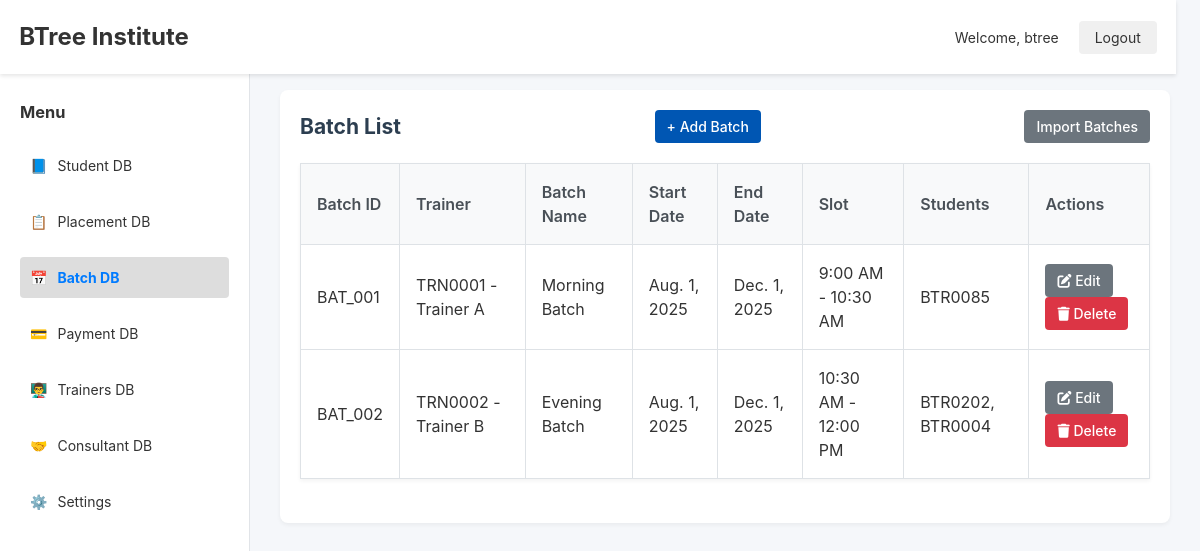
The page /batches/ (signed in) on the database its author committed.
### accounts/models.py (models this page shows, shortened)
class CustomUser(AbstractBaseUser, PermissionsMixin):
    ROLE_CHOICES = [
        ('admin', 'Admin'),
        ('staff', 'Staff'),
        ('placement', 'Placement'),
        ('trainer', 'Trainer'),
        ('student', 'Student'),
        ('batch_coordination', 'Batch Coordination'),
        ('consultant', 'Consultant'),
    ]
    email = models.EmailField(unique=True)
    name = models.CharField(max_length=100)
    role = models.CharField(max_length=30, choices=ROLE_CHOICES)
    is_active = models.BooleanField(default=True)
    is_staff = models.BooleanField(default=False)
    is_superuser = models.BooleanField(default=False)
    objects = CustomUserManager()
    USERNAME_FIELD = 'email'
    REQUIRED_FIELDS = ['name',]

### batchdb/models.py (models this page shows, shortened)
class Batch(models.Model):
    SLOT_CHOICES = [
        ('9-10.30', '9:00 AM - 10:30 AM'),
        ('10.30-12', '10:30 AM - 12:00 PM'),
        ('12-1.30', '12:00 PM - 1:30 PM'),
        ('3-4.30', '3:00 PM - 4:30 PM'),
        ('4.30-6', '4:30 PM - 6:00 PM'),
    ]
    batch_id = models.CharField(max_length=50, unique=True, blank=True)
    batch_name = models.CharField(max_length=100)
    trainer = models.ForeignKey(Trainer, on_delete=models.SET_NULL, null=True)
    start_date = models.DateField()
    end_date = models.DateField()
    slot = models.CharField(max_length=20, choices=SLOT_CHOICES)
    students = models.ManyToManyField('studentsdb.Student', related_name='batches')

### trainersdb/models.py (models this page shows, shortened)
class Trainer(models.Model):
    TRAINER_TYPE_CHOICES = [
        ('FT', 'Full Time'),
        ('FL', 'Freelancer'),
    ]
    trainer_id = models.CharField(max_length=10, unique=True, blank=True)
    name = models.CharField(max_length=100)
    phone = models.CharField(max_length=15)
    email = models.EmailField()
    address = models.TextField(blank=True, null=True)
    date_of_birth = models.DateField(blank=True, null=True)
    date_of_joining = models.DateField(auto_now_add=True, null=True)
    trainer_type = models.CharField(max_length=2, choices=TRAINER_TYPE_CHOICES)
    stack = models.CharField(max_length=200)
    def __str__(self):
        return f"{self.trainer_id} - {self.name}"

### studentsdb/models.py (models this page shows, shortened)
class Student(models.Model):
    MODE_CHOICES = [
        ('ON', 'Online'),
        ('OFF', 'Offline'),
    ]
    WEEK_TYPE = [
        ('WD', 'Weekday'),
        ('WE', 'Weekend'),
    ]
    student_id = models.CharField(max_length=10, unique=True, blank=True)
    first_name = models.CharField(max_length=100)
    last_name = models.CharField(max_length=100)
    date_of_birth = models.DateField(null=True, blank=True)
    phone = models.CharField(max_length=15)
    alternative_phone = models.CharField(max_length=15, null=True, blank=True)
    email = models.EmailField()
    trainer = models.ForeignKey('trainersdb.Trainer', on_delete=models.SET_NULL, null=True, blank=True)
    join_date = models.DateField(default=timezone.now)
    start_date = models.DateField(blank=True, null=True)
    tentative_end_date = models.DateField(blank=True, null=True)
    course_percentage = models.FloatField(default=0)
    pl_required = models.BooleanField(default=False)
    source_of_joining = models.ForeignKey(SourceOfJoining, on_delete=models.SET_NULL, null=True, blank=True)
    mode_of_class = models.CharField(max_length=3, choices=MODE_CHOICES)
    week_type = models.CharField(max_length=2, choices=WEEK_TYPE)
    consultant = models.ForeignKey(Consultant, on_delete=models.SET_NULL, null=True, blank=True)

### batchdb/views.py (the view)
# urls.py: path('', batch_list, name='batch_list'),
def batch_list(request):
    batches = Batch.objects.all()
    return render(request, 'batchdb/batch_list.html', {'batches': batches})

### templates/batchdb/batch_list.html
{% extends "base.html" %}
{% block content %}
<div class="card">
    <div style="display: flex; justify-content: space-between; align-items: center; margin-bottom: 20px;">
        <h2>Batch List</h2>
        <a href="{% url 'create_batch' %}" class="btn">+ Add Batch</a>
        <a href="{% url 'import_batches' %}" class="btn btn-secondary" style="margin-left: 10px;">Import Batches</a>
    </div>
    <table>
    <thead>
        <tr>
            <th>Batch ID</th>
            <th>Trainer</th>
            <th>Batch Name</th>
            <th>Start Date</th>
            <th>End Date</th>
            <th>Slot</th>
            <th>Students</th>
            <th>Actions</th>
        </tr>
    </thead>
    <tbody>
        {% for batch in batches %}
        <tr>
            <td>{{ batch.batch_id }}</td>
            <td>{{ batch.trainer }}</td>
            <td>{{ batch.batch_name }}</td>
            <td>{{ batch.start_date }}</td>
            <td>{{ batch.end_date }}</td>
            <td>{{ batch.get_slot_display }}</td>
            <td>
                {% if batch.students.all %}
                    {% for student in batch.students.all %}
                        {{ student.student_id }}{% if not forloop.last %}, {% endif %}
                    {% endfor %}
                {% else %}
                    No students assigned
                {% endif %}
            </td>
            <td>
                <a href="{% url 'update_batch' batch.pk %}" class="btn btn-secondary"><i class="fas fa-edit"></i> Edit</a>
                <a href="{% url 'delete_batch' batch.pk %}" class="btn btn-danger"><i class="fas fa-trash"></i> Delete</a>
            </td>
        </tr>
        {% endfor %}
    </tbody>
    </table>
</div>
{% endblock %}

### templates/includes/navbar.html
<nav style="background-color: #ffffff; padding: 1.2rem; box-shadow: 0 2px 4px rgba(0,0,0,0.1); position: fixed; width: 98%; top: 0; z-index: 1000; display: flex; justify-content: space-between; align-items: center;">
    <div class="logo" style="font-size: 1.5rem; font-weight: bold;">
        <a href="/" style="text-decoration: none; color: #333;">BTree Institute</a>
    </div>
    <div class="auth-buttons">
        {% if user.is_authenticated %}
            <span style="margin-right: 1rem;">Welcome, {{ user.name }}</span>
            <a href="{% url 'logout' %}" style="padding: 0.5rem 1rem; background-color: #f0f0f0; border-radius: 4px; color: #333; text-decoration: none;">Logout</a>
        {% else %}
            <a href="{% url 'login' %}" style="padding: 0.5rem 1rem; background-color: #f0f0f0; border-radius: 4px; color: #333; text-decoration: none;">Login</a>
        {% endif %}
    </div>
</nav>

### static/css/theme.css (style rules this page uses)
:root { --primary-blue: #0056b3; --primary-light: #e6f0ff; --secondary-blue: #003d99; --text-primary: #333333; --text-secondary: #666666; --background-light: #ffffff; --background-grey: #f5f7fa; --border-color: #e1e4e8; --success-color: #28a745; --danger-color: #dc3545; --warning-color: #ffc107; --info-color: #17a2b8; }
* { margin: 0; padding: 0; box-sizing: border-box; font-family: 'SF Pro Display', -apple-system, BlinkMacSystemFont, 'Segoe UI', Roboto, sans-serif; }
body { background-color: var(--background-grey); color: var(--text-primary); font-size: 14px; line-height: 1.5; min-height: 100vh; }
a { text-decoration: none; color: #007bff; transition: color 0.2s; }
h1, h2, h3, h4, h5, h6 { color: #2c3e50; }
table { width: 100%; border-collapse: collapse; margin-bottom: 1.5rem; background-color: #fff; box-shadow: 0 2px 4px rgba(0,0,0,0.05); }
th, td { padding: 1rem; border: 1px solid #dee2e6; text-align: left; font-size: 16px; }
th { background-color: #f8f9fa; font-weight: 600; color: #495057; }
button, input[type='submit'], .btn { padding: 6px 12px; background-color: var(--primary-blue); border: none; border-radius: 4px; cursor: pointer; color: #fff; font-size: 14px; font-weight: 500; transition: background-color 0.2s; display: inline-block; text-align: center; }
.btn-danger { background-color: #dc3545; }
.btn-secondary { background-color: #6c757d; }
.card { background-color: var(--background-light); border-radius: 8px; box-shadow: 0 1px 3px rgba(0,0,0,0.1); padding: 1.5rem; margin-bottom: 1.5rem; background: #fff; padding: 20px; border-radius: 8px; box-shadow: 0 2px 4px rgba(0,0,0,0.05); margin-bottom: 20px; }

### rows shown on the page
CustomUser: name "btree"
Batch: batch_id "BAT_001", trainer "TRN0001 - Trainer A", batch_name "Morning Batch", start_date "Aug. 1, 2025", end_date "Dec. 1, 2025", slot "9:00 AM - 10:30 AM"
Student: student_id "BTR0085"
Batch: batch_id "BAT_002", trainer "TRN0002 - Trainer B", batch_name "Evening Batch", start_date "Aug. 1, 2025", end_date "Dec. 1, 2025", slot "10:30 AM - 12:00 PM"
Student: student_id "BTR0202"
Student: student_id "BTR0004"
